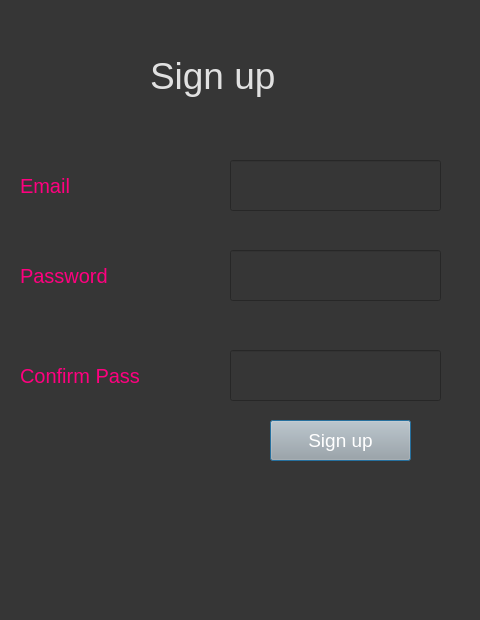
<?xml version="1.0" encoding="UTF-8"?>
<ui version="4.0">
 <class>Dialog</class>
 <widget class="QDialog" name="Dialog">
  <property name="windowModality">
   <enum>Qt::NonModal</enum>
  </property>
  <property name="geometry">
   <rect>
    <x>0</x>
    <y>0</y>
    <width>480</width>
    <height>620</height>
   </rect>
  </property>
  <property name="windowTitle">
   <string>Dialog</string>
  </property>
  <property name="styleSheet">
   <string notr="true">background-color: rgb(54, 54, 54);</string>
  </property>
  <widget class="QLabel" name="label">
   <property name="geometry">
    <rect>
     <x>150</x>
     <y>40</y>
     <width>251</width>
     <height>71</height>
    </rect>
   </property>
   <property name="styleSheet">
    <string notr="true">color:rgb(225, 225, 225); font-size:28pt;</string>
   </property>
   <property name="text">
    <string>Sign up</string>
   </property>
  </widget>
  <widget class="QLabel" name="label_2">
   <property name="geometry">
    <rect>
     <x>20</x>
     <y>170</y>
     <width>101</width>
     <height>31</height>
    </rect>
   </property>
   <property name="styleSheet">
    <string notr="true">font-size:15pt; color:rgb(255, 0, 127)</string>
   </property>
   <property name="text">
    <string>Email</string>
   </property>
  </widget>
  <widget class="QLineEdit" name="email">
   <property name="geometry">
    <rect>
     <x>230</x>
     <y>160</y>
     <width>211</width>
     <height>51</height>
    </rect>
   </property>
   <property name="styleSheet">
    <string notr="true">font-size:14pt; color:rgb(243, 243, 243)</string>
   </property>
  </widget>
  <widget class="QLineEdit" name="password">
   <property name="geometry">
    <rect>
     <x>230</x>
     <y>250</y>
     <width>211</width>
     <height>51</height>
    </rect>
   </property>
   <property name="styleSheet">
    <string notr="true">font-size:14pt; color:rgb(243, 243, 243)</string>
   </property>
   <property name="text">
    <string/>
   </property>
  </widget>
  <widget class="QLabel" name="label_3">
   <property name="geometry">
    <rect>
     <x>20</x>
     <y>260</y>
     <width>181</width>
     <height>31</height>
    </rect>
   </property>
   <property name="font">
    <font>
     <pointsize>15</pointsize>
    </font>
   </property>
   <property name="styleSheet">
    <string notr="true">font-size:15pt; color:rgb(255, 0, 127)</string>
   </property>
   <property name="text">
    <string>Password</string>
   </property>
  </widget>
  <widget class="QPushButton" name="signupbutton">
   <property name="geometry">
    <rect>
     <x>270</x>
     <y>420</y>
     <width>141</width>
     <height>41</height>
    </rect>
   </property>
   <property name="styleSheet">
    <string notr="true">background-color: rgb(167, 168, 167); font-size:14pt; color:rgb(255, 255, 255)</string>
   </property>
   <property name="text">
    <string>Sign up</string>
   </property>
  </widget>
  <widget class="QLineEdit" name="confirmpass">
   <property name="geometry">
    <rect>
     <x>230</x>
     <y>350</y>
     <width>211</width>
     <height>51</height>
    </rect>
   </property>
   <property name="styleSheet">
    <string notr="true">font-size:14pt; color:rgb(243, 243, 243)</string>
   </property>
   <property name="text">
    <string/>
   </property>
  </widget>
  <widget class="QLabel" name="label_4">
   <property name="geometry">
    <rect>
     <x>20</x>
     <y>360</y>
     <width>191</width>
     <height>31</height>
    </rect>
   </property>
   <property name="styleSheet">
    <string notr="true">font-size:15pt; color:rgb(255, 0, 127)</string>
   </property>
   <property name="text">
    <string>Confirm Pass</string>
   </property>
  </widget>
 </widget>
 <resources/>
 <connections/>
</ui>
